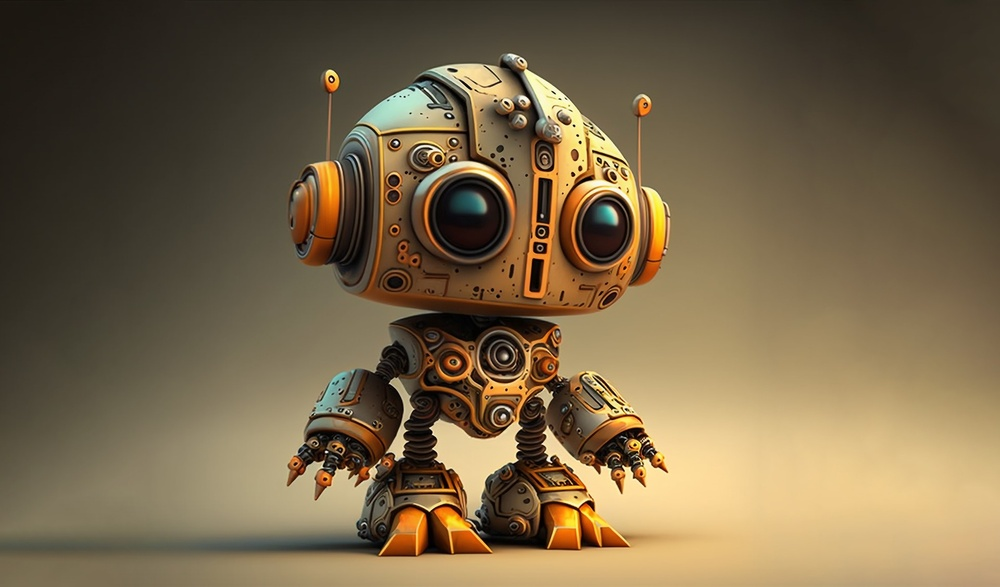
//> input picture 01_Code/RANSAC/data/img1.jpg, 1000 x 587 px, shrunk from 1920 x 1127 before the run; the run also reads 1 picture not shown here
$ ./RANSAC_own   (built with g++ and OpenCV 4)
//> lines starting //> are read from the running program, lines starting //| are printed output that depends on the picture; after the words box and inside, x2 and y2 are one past the last pixel; in counts of white or black regions, pixels touching at a corner belong together
#include <iostream>
#include <opencv2/imgproc.hpp>
#include <opencv2/features2d.hpp>
#include <opencv2/highgui.hpp>
#include <opencv2/xfeatures2d/nonfree.hpp>
#include <opencv2/opencv.hpp>
#include <vector>
#include <numeric>

// Function to compute the homography using RANSAC
cv::Mat findHomographyOwnRANSAC(const std::vector<cv::Point2f> &srcPoints,
                                const std::vector<cv::Point2f> &dstPoints,
                                int maxIterations = 1000,
                                double distanceThreshold = 3.0,
                                double confidence = 0.99)
{
    // Number of points
    int numPoints = srcPoints.size();

    // Best homography
    cv::Mat bestH;

    // Best number of inliers
    int bestNumInliers = 0;

    // Random number generator
    cv::RNG rng;

    // RANSAC iterations
    for (int i = 0; i < maxIterations; i++)
    {
        // Randomly select 4 points
        std::vector<int> indices(numPoints);
        std::iota(indices.begin(), indices.end(), 0);
        std::random_shuffle(indices.begin(), indices.end(), rng);
        std::vector<cv::Point2f> srcPointsSubset = {srcPoints[indices[0]], srcPoints[indices[1]], srcPoints[indices[2]], srcPoints[indices[3]]};
        std::vector<cv::Point2f> dstPointsSubset = {dstPoints[indices[0]], dstPoints[indices[1]], dstPoints[indices[2]], dstPoints[indices[3]]};

        // Compute the homography using the selected points
        cv::Mat A(8, 9, CV_64F);
        for (int j = 0; j < 4; j++)
        {
            float X = srcPointsSubset[j].x;
            float Y = srcPointsSubset[j].y;
            float u = dstPointsSubset[j].x;
            float v = dstPointsSubset[j].y;

            A.at<double>(2 * j, 0) = -X;
            A.at<double>(2 * j, 1) = -Y;
            A.at<double>(2 * j, 2) = -1.0;
            A.at<double>(2 * j, 6) = u * X;
            A.at<double>(2 * j, 7) = u * Y;
            A.at<double>(2 * j, 8) = u;

            A.at<double>(2 * j + 1, 3) = -X;
            A.at<double>(2 * j + 1, 4) = -Y;
            A.at<double>(2 * j + 1, 5) = -1.0;
            A.at<double>(2 * j + 1, 6) = v * X;
            A.at<double>(2 * j + 1, 7) = v * Y;
            A.at<double>(2 * j + 1, 8) = v;
        }

        cv::Mat U, D, Vt;
        cv::SVDecomp(A, U, D, Vt, cv::SVD::MODIFY_A | cv::SVD::FULL_UV);
        cv::Mat H = Vt.row(Vt.rows - 1).reshape(0, 3);

        // Count the number of inliers
        int numInliers = 0;
        for (int j = 0; j < numPoints; j++)
        {
            cv::Mat srcPoint = (cv::Mat_<double>(3, 1) << srcPoints[j].x, srcPoints[j].y, 1.0);
            cv::Mat dstPoint = (cv::Mat_<double>(3, 1) << dstPoints[j].x, dstPoints[j].y, 1.0);
            cv::Mat projectedPoint = H * srcPoint;
            projectedPoint /= projectedPoint.at<double>(2);
            double distance = cv::norm(projectedPoint - dstPoint);
            if (distance < distanceThreshold)
            {
                numInliers++;
            }
        }

        // Update the best homography
        if (numInliers > bestNumInliers)
        {
            bestH = H;
            bestNumInliers = numInliers;
        }

        // Update the number of iterations based on the inlier ratio
        double inlierRatio = static_cast<double>(numInliers) / numPoints;
        double logConfidence = log(1.0 - confidence);
        double logOneMinusInlierRatio = log(1.0 - pow(inlierRatio, 4));
        maxIterations = static_cast<int>(logConfidence / logOneMinusInlierRatio);
    }

    // Refine the homography using all inliers
    std::vector<cv::Point2f> srcPointsInliers, dstPointsInliers;
    for (int j = 0; j < numPoints; j++)
    {
        cv::Mat srcPoint = (cv::Mat_<double>(3, 1) << srcPoints[j].x, srcPoints[j].y, 1.0);
        cv::Mat dstPoint = (cv::Mat_<double>(3, 1) << dstPoints[j].x, dstPoints[j].y, 1.0);
        cv::Mat projectedPoint = bestH * srcPoint;
        projectedPoint /= projectedPoint.at<double>(2);
        double distance = cv::norm(projectedPoint - dstPoint);
        if (distance < distanceThreshold)
        {
            srcPointsInliers.push_back(srcPoints[j]);
            dstPointsInliers.push_back(dstPoints[j]);
        }
    }
    bestH = cv::findHomography(srcPointsInliers, dstPointsInliers);

    return bestH;
}

int main()
{
    // Read the two images
    cv::Mat image1 = cv::imread("data/img1.jpg");
//> image1 is the input picture: 587 rows x 1000 cols, CV_8UC3; mean B, G, R 72.7, 101.4, 118.9
    cv::Mat image2 = cv::imread("data/img2.jpg");

    if (image1.empty())
    {
        std::cout << "Image was not found, try again!" << std::endl;
        return -1;
    }

    if (image2.empty())
    {
        std::cout << "Image2 was not found, try again!" << std::endl;
        return -1;
    }

    // Create a SIFT object
    cv::Ptr<cv::Feature2D> f2d = cv::xfeatures2d::SIFT::create(0, 3, 0.3, 10, 1.6);

    // Detect SIFT features in the images
    std::vector<cv::KeyPoint> keypoints1, keypoints2;
    cv::Mat descriptors1, descriptors2;
    f2d->detectAndCompute(image1, cv::noArray(), keypoints1, descriptors1);
//> keypoints1 = 21 keypoints; strongest (x, y, size): (580, 142, 1.9), (449, 116, 1.9), (453, 158, 1.8), (331, 79, 1.9)
    f2d->detectAndCompute(image2, cv::noArray(), keypoints2, descriptors2);
//> keypoints2 has the same summary as keypoints1

    // Initialize brute force matcher
    cv::BFMatcher matcher(cv::NORM_L2);

    // Perform brute force matching between the descriptors
    std::vector<cv::DMatch> matches;
    matcher.match(descriptors1, descriptors2, matches);
//> matches = 21 matches

    // Draw the matched keypoints on the images
    cv::Mat img_matches;
    cv::drawMatches(image1, keypoints1, image2, keypoints2, matches, img_matches);
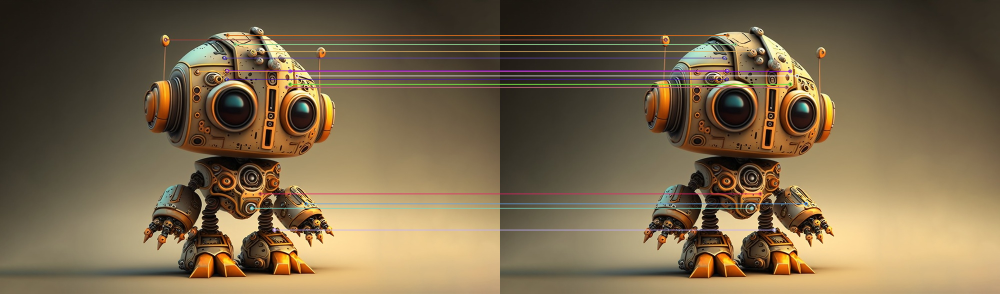
//> img_matches: 587 rows x 2000 cols, CV_8UC3 (shown at 1/2 size); mean B, G, R 74.3, 102.1, 120
    cv::imshow("SIFT", img_matches);

    // Extract the matched keypoints for calculating the homography
    std::vector<cv::Point2f> matched_pts1, matched_pts2;
    for (const cv::DMatch &match : matches)
    {
        matched_pts1.push_back(keypoints1[match.queryIdx].pt);
        matched_pts2.push_back(keypoints2[match.trainIdx].pt);
    }
//> this loop made 21 passes

    // Calculate the homography using RANSAC
    cv::Mat homography = findHomographyOwnRANSAC(matched_pts1, matched_pts2);
//> in findHomographyOwnRANSAC, `int numPoints = srcPoints.size();`: numPoints = 21
//> the loop in findHomographyOwnRANSAC, `for (int i = 0; i < maxIterations; i++)` made 1 pass
//> (numInliers, bestNumInliers, inlierRatio, logOneMinusInlierRatio, maxIterations) on pass 1: (21, 21, 1, -inf, 0)
//> after the loop in findHomographyOwnRANSAC, `for (int i = 0; i < maxIterations; i++)`: bestH = [[-0.577, 1.02e-15, 1.58e-12], [-1.1e-15, -0.577, 4.69e-13], [-1.11e-17, 3.29e-18, -0.577]]; bestNumInliers = 21
//> the loop in findHomographyOwnRANSAC, `for (int j = 0; j < numPoints; j++)` made 21 passes
//> (projectedPoint, distance) on passes 1 to 12: ([331.1, 79.13, 1], 1.51e-13), ([331.1, 79.13, 1], 1.51e-13), ([396.3, 142.6, 1], 6.36e-14), ([449, 115.6, 1], 1.17e-13), ([453.5, 158.1, 1], 2.34e-13), ([454.2, 141, 1], 1.8e-13), ([454.8, 70.51, 1], 1.73e-13), ([454.8, 70.51, 1], 1.73e-13), ([470.1, 88.45, 1], 2.87e-13), ([470.1, 88.45, 1], 2.87e-13), ([503.3, 416, 1], 5.68e-14), ([506, 102.5, 1], 3.44e-13)
//> in findHomographyOwnRANSAC, `bestH = cv::findHomography(srcPointsInliers, dstPointsInliers);`: bestH = [[1, -4.96e-16, 1.37e-12], [-3.15e-16, 1, 1.22e-13], [-6.02e-18, -8.77e-19, 1]]
//> homography has the same summary as bestH in findHomographyOwnRANSAC

    // Warp the first image to align with the second image
    cv::Mat warped_img1;
    cv::warpPerspective(image1, warped_img1, homography, image2.size());

    // Create a canvas to combine the two images
    cv::Mat canvas(image2.rows, image2.cols + image1.cols, CV_8UC3);
    image2.copyTo(canvas(cv::Rect(0, 0, image2.cols, image2.rows)));
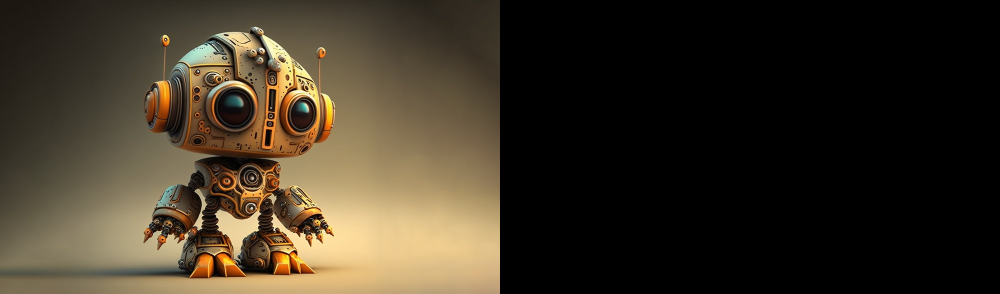
//> canvas: 587 rows x 2000 cols, CV_8UC3 (shown at 1/2 size); mean B, G, R 36.3, 50.7, 59.4
    warped_img1.copyTo(canvas(cv::Rect(image2.cols, 0, image1.cols, image1.rows)));
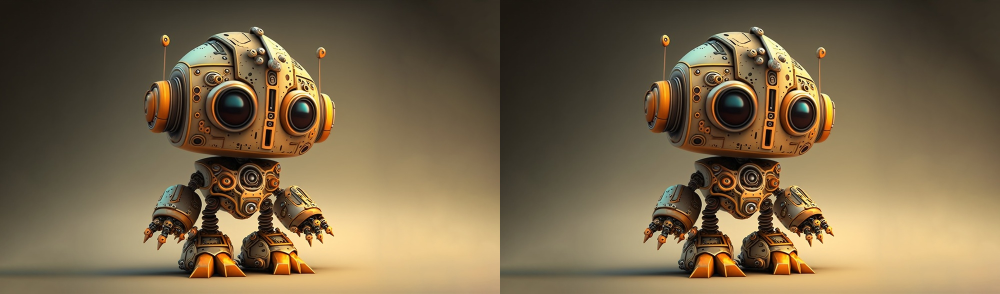
//> canvas: 587 rows x 2000 cols, CV_8UC3 (shown at 1/2 size); mean B, G, R 72.7, 101.4, 118.9

    // Draw correspondence lines between the matched points
    for (size_t i = 0; i < matched_pts1.size(); i++)
    {
        cv::Point2f pt1 = matched_pts1[i];
        cv::Point2f pt2 = matched_pts2[i] + cv::Point2f(image2.cols, 0);
        cv::line(canvas, pt1, pt2, cv::Scalar(0, 255, 0), 2);
    }
//> this loop made 21 passes
//> (pt1, pt2) on passes 1 to 12: (Point(331.1, 79.13), Point(1331.1, 79.13)), (Point(331.1, 79.13), Point(1331.1, 79.13)), (Point(396.3, 142.6), Point(1396.3, 142.6)), (Point(449, 115.6), Point(1449, 115.6)), (Point(453.5, 158.1), Point(1453.5, 158.1)), (Point(454.2, 141), Point(1454.2, 141)), (Point(454.8, 70.51), Point(1454.8, 70.51)), (Point(454.8, 70.51), Point(1454.8, 70.51)), (Point(470.1, 88.45), Point(1470.1, 88.45)), (Point(470.1, 88.45), Point(1470.1, 88.45)), (Point(503.3, 416), Point(1503.3, 416)), (Point(506, 102.5), Point(1506, 102.5))
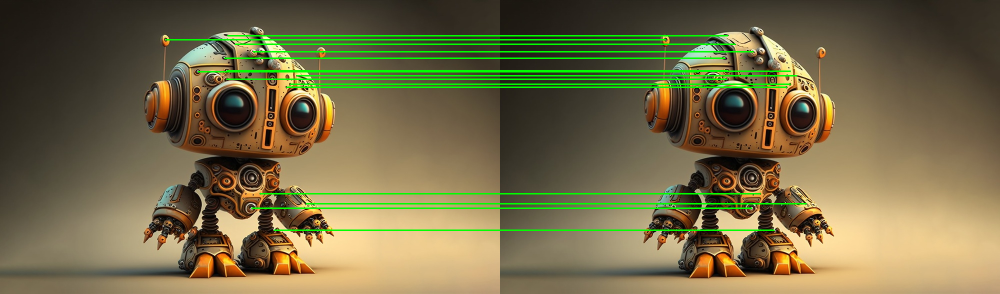
//> canvas: 587 rows x 2000 cols, CV_8UC3 (shown at 1/2 size); 3.8% of pixels changed, all inside (x1, y1, x2, y2) = (330, 70, 1614, 462)

    // Save the result
    cv::imwrite("data/RANSAC_own.jpg", canvas);

    // Display the result
    cv::imshow("RANSAC", canvas);
    cv::waitKey(0);

    return 0;
}
